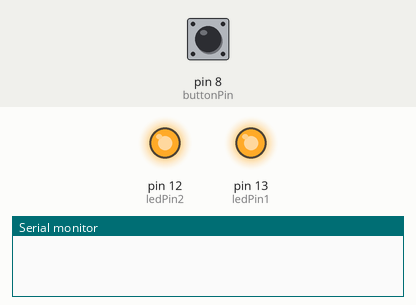
Recording of a sketch running on a simulated Arduino Uno, built with avr-gcc and run on an emulated ATmega328P. On the bench: output pins drawn as LEDs (lit = HIGH), the last lines printed to the serial monitor. Dashed ring = blinking. The test bench sets the inputs (shaded band); at power-on: pin 8 (buttonPin) HIGH.

Above: at 1.2 s.
1.3 s: pin 8 (buttonPin) pulled LOW for 0.15 s
At 4.17 s:
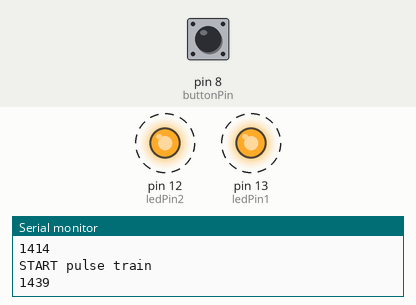
4.3 s: pin 8 (buttonPin) pulled LOW for 1 s
7.5 s: pin 8 (buttonPin) pulled LOW for 3.2 s
12.2 s: pin 8 (buttonPin) driven LOW
At 12.56 s:
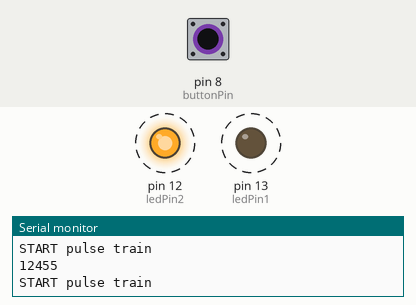
15.2 s: pin 8 (buttonPin) pulsed HIGH 5 times (0.12 s each, 0.3 s apart)
Timing chart, 0 to 20.7 s (numbered marks = the images above; inputs shaded):
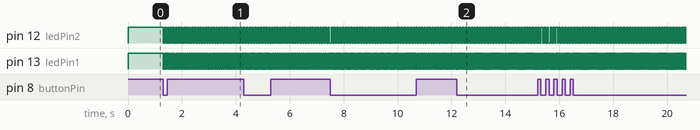

The sketch:

mitopto_BlinkWithoutDelay_010917a.ino
```cpp
/* mitopto_2led
 Clay 2017

 (from Blink without Delay)
 Turns on and off light emitting diodes (LED) connected to arduino digital
 pins, without using the delay() function (state machine structure).
 This allows two LEDs to be pulsed at different rates.

 This is for use with BuckPuck LED drivers, with Arduino digital pins going into
 buckpuck CTL pin. Arduino GND should be connected to LED- pin.
 Note that you should put a 220 Ohm resistor between buckpuck CTL and +5V
 to keep the pin pulled up, to prevent LED from lighting when Arduino is reset.

 based upon
 http://www.arduino.cc/en/Tutorial/BlinkWithoutDelay
 */

// EXPERIMENTAL PARAMETERS
const int stimDur1 = 5000;
const int stimDur2 = 3000;
const int stimFreq1 = 40;
const int stimFreq2 = 10;

// constants won't change. Used here to set a pin number :
const int ledPin1 =  13;      // the number of the LED pin
const int ledPin2 =  12;

// Variables will change :
int ledState1 = HIGH;             // ledState used to set the LED (NOTE: HIGH is OFF for buckPuck LED driver)
int ledState2 = HIGH;

// Generally, you should use "unsigned long" for variables that hold time
// The value will quickly become too large for an int to store
unsigned long previousMillis1 = 0;        // will store last time LED was updated
unsigned long previousMillis2 = 0;

// constants won't change :
const long interval1 = 1000/stimFreq1/2;           // interval at which to blink (milliseconds)
const long interval2 = 1000/stimFreq2/2;

// other vars
const int buttonPin = 8;

unsigned long startTime1 = 0;
unsigned long startTime2 = 0;

int pulseOn1 = 0;
int pulseOn2 = 0;

unsigned long currentMillis = 0;

void setup() {
  // set the digital pin as output:
  pinMode(ledPin1, OUTPUT);
  pinMode(ledPin2, OUTPUT);

  digitalWrite(ledPin1, HIGH);  // go ahead and set pins HIGH to keep LED OFF
  digitalWrite(ledPin2, HIGH);

  pinMode(buttonPin, INPUT_PULLUP);  // use pullup for button input

  Serial.begin(9600);
}

void loop() {
  // here is where you'd put code that needs to be running all the time.

  if (digitalRead(buttonPin)==LOW) {
    pulseOn1 = 1;
    startTime1 = millis();
    pulseOn2 = 1;
    startTime2 = millis();

    Serial.println("START pulse train");
    Serial.println(startTime1);
  }

  // check to see if it's time to blink the LED; that is, if the
  // difference between the current time and last time you blinked
  // the LED is bigger than the interval at which you want to
  // blink the LED.
  currentMillis = millis();

  if (currentMillis-startTime1<stimDur1 && pulseOn1 == 1) {
    checkLED1();
  }
  else {
    digitalWrite(ledPin1, HIGH);
    pulseOn1 = 0;
    }

  if (currentMillis-startTime2<stimDur2 && pulseOn2 == 1) {
    checkLED2();
  }
  else {
    digitalWrite(ledPin2, HIGH);
    pulseOn2 = 0;
    }

}


void checkLED1() {
  if (currentMillis - previousMillis1 >= interval1) {
    // save the last time you blinked the LED
    previousMillis1 = currentMillis;

    // if the LED is off turn it on and vice-versa:
    if (ledState1 == LOW) {
      ledState1 = HIGH;
    } else {
      ledState1 = LOW;
    }

    // set the LED with the ledState of the variable:
    digitalWrite(ledPin1, ledState1);

  }
}

void checkLED2() {
  if (currentMillis - previousMillis2 >= interval2) {
    // save the last time you blinked the LED
    previousMillis2 = currentMillis;

    // if the LED is off turn it on and vice-versa:
    if (ledState2 == LOW) {
      ledState2 = HIGH;
    } else {
      ledState2 = LOW;
    }

    // set the LED with the ledState of the variable:
    digitalWrite(ledPin2, ledState2);

  }
}
```

Measured:
- after the input at 1.3 s, pin 12 (ledPin2): alternates HIGH for 0.05 s and LOW for 0.05 s, starting at once; pin 13 (ledPin1): alternates HIGH for 0.01 s and LOW for 0.01 s, starting at once
- after the input at 12.2 s, pin 13 (ledPin1): alternates HIGH for 0.03 s and LOW for 0.03 s, starting after 0.09 s
